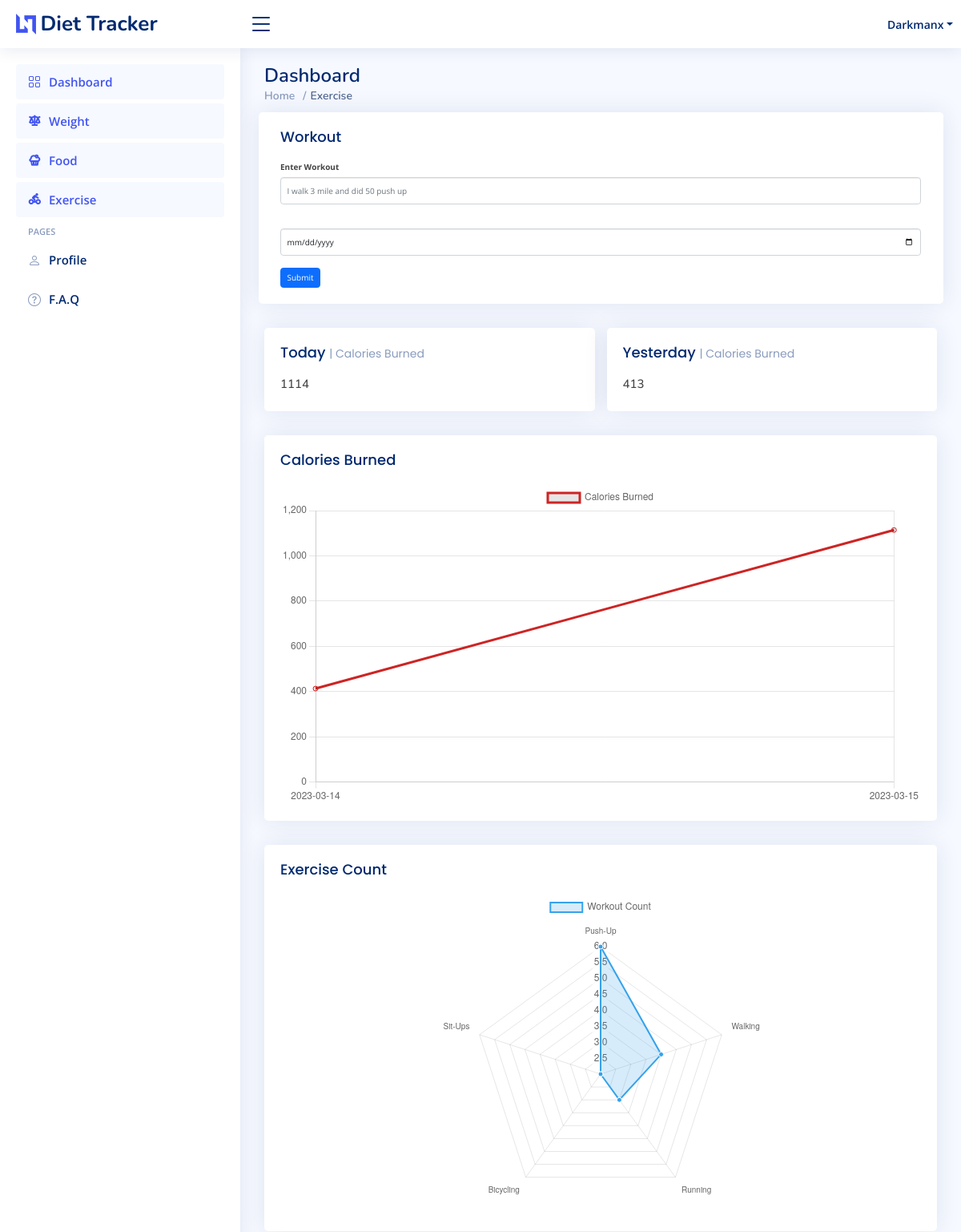
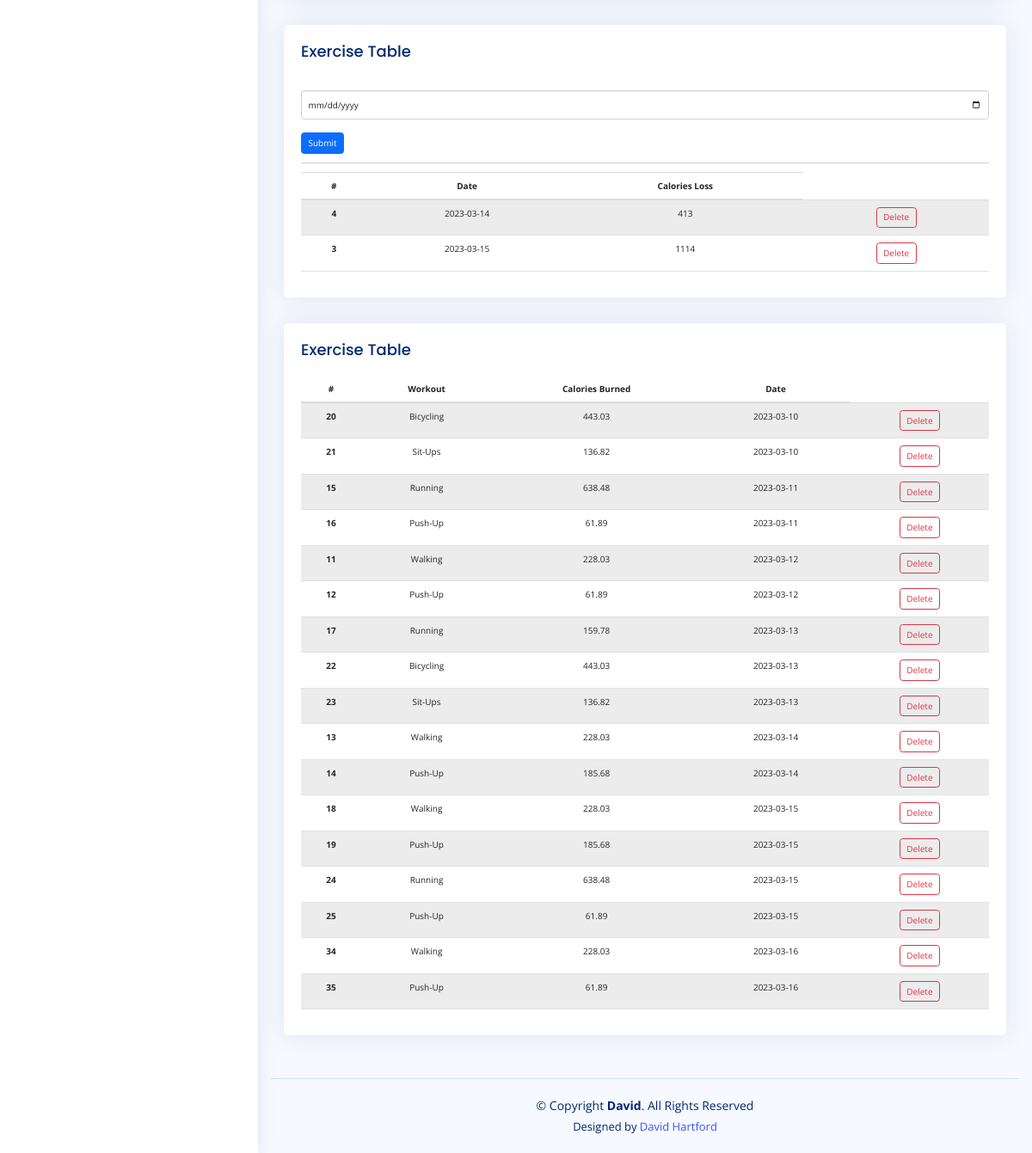
The app's page /exercise (signed in) with its own data (2 pictures, top to bottom).
### main.py (models this page shows)
class Users(UserMixin, db.Model):
    __tablename__ = "users"
    id = db.Column(db.Integer, primary_key=True)
    username = db.Column(db.String, unique=True, nullable=False)
    email = db.Column(db.String, unique=True, nullable=False)
    password = db.Column(db.String, nullable=False)
    s_weight = db.Column(db.Float, nullable=False)
    height = db.Column(db.Integer, nullable=False)
    age = db.Column(db.Integer, nullable=False)
    gender = db.Column(db.String, nullable=False)
    weights = db.relationship("Weight", backref="users")

class Losses(db.Model):
    __tablename__ = "loss"
    id = db.Column(db.Integer, primary_key=True)
    date = db.Column(db.String(250), nullable=False)
    total_calories_loss = db.Column(db.Integer, nullable=False, default=0)
    users_id = db.Column(db.Integer, db.ForeignKey("users.id"), nullable=False)

class Exercise(db.Model):
    __tablename__ = "exercise"
    id = db.Column(db.Integer, primary_key=True)
    item = db.Column(db.String(250), nullable=False)
    date = db.Column(db.String(250), nullable=False)
    calories = db.Column(db.Integer, nullable=False)
    exercise_id = db.Column(db.Integer, db.ForeignKey("users.id"), nullable=False)

### main.py (the view, shortened to what this page needs)
@app.route('/exercise', methods=["GET", "POST"])
def exercise():
    form = ExerciseForm()
    exercise_date = DateForm()
    user = Users.query.filter_by(id=current_user.id).first()
    if exercise_date.submit1.data and exercise_date.validate():
        burned_calories()
    db_exercise = Exercise.query.filter_by(exercise_id=current_user.id).order_by(asc(Exercise.date)).all()
    db_burns = Losses.query.filter_by(users_id=current_user.id).order_by(asc(Losses.date)).all()
    exercise_dict = count_exercise()
    workout_name = [key for key, value in exercise_dict.items()]
    workout_count = [value for key, value in exercise_dict.items()]
    burned_dates = get_all_weight_dates(Losses)
    burned_calorie = [cal.total_calories_loss for cal in db_burns]
    return render_template("exercise.html", form=form, current_user=current_user, exercise_date=exercise_date,
                           db_exercise=db_exercise, db_burns=db_burns, workout_name=workout_name,
                           workout_count=workout_count, burned_dates=burned_dates, burned_calorie=burned_calorie)

### forms.py
class ExerciseForm(FlaskForm):
    exercise = StringField("Enter Workout ", validators=[DataRequired()],
                           render_kw={"placeholder": "I walk 3 mile and did 50 push up"})
    date = DateField(' ', format='%Y-%m-%d', render_kw={"placeholder": date})
    submit = SubmitField('Submit')

class DateForm(FlaskForm):
    date = DateField(' ', format='%Y-%m-%d', render_kw={"placeholder": date})
    submit1 = SubmitField('Submit')

### main.py (called while the page is built)
@login_manager.user_loader
def load_user(user_id):
    return Users.query.get(int(user_id))

def get_all_weight_dates(table):
    db_weight = table.query.filter_by(users_id=current_user.id).order_by(asc(table.date)).all()
    date_weights = []
    for i in db_weight:
        date_weights.append(i.date)
    return date_weights

def count_exercise():
    db_exercise = Exercise.query.filter_by(exercise_id=current_user.id).all()
    all_exercises = [item.item for item in db_exercise]
    count = pd.Series(all_exercises).value_counts()
    exercise_dict = {}
    for name, num in count.items():
        exercise_dict[name] = num
    return exercise_dict

### templates/exercise.html
{% extends 'bootstrap/base.html' %}
{% import "bootstrap/wtf.html" as wtf %}
{% block content %}
{% include "header.html" %}
<main id="main" class="main">
    <div class="pagetitle">
        <h1>Dashboard</h1>
        <nav>
            <ol class="breadcrumb">
                <li class="breadcrumb-item"><a href="{{url_for('home')}}">Home</a></li>
                <li class="breadcrumb-item active">Exercise</li>
            </ol>
        </nav>
    </div>
    <div class="col-xl-12">
        <div class="row justify-content-center">
            <div class="card">
                <div class="card-body">
                    <h5 class="card-title">Workout</h5>
                    {{ wtf.quick_form(form, novalidate=True, button_map={"submit": "primary"}) }}
                </div>
            </div>
        </div>
    </div>
    <div class="col-xl-12">
        <div class="row justify-content-center">
            <div class="col-lg-6 col-md-6">
                <div class="card">
                    <div class="card-body">
                      <h5 class="card-title">Today <span>| Calories Burned</span> </h5>
                        <h4>{{ burned_calorie[-1] }}</h4>
                    </div>
                </div>
            </div>
            <div class="col-lg-6 col-md-6">
            <div class="card">
                    <div class="card-body">
                        <h5 class="card-title">Yesterday <span>| Calories Burned</span></h5>
                        <h4>{{ burned_calorie[-2] }}</h4>
                    </div>
                  </div>
            </div>
        </div>
    </div>
    <div class="row justify-content-center">
        <div class="col-xl-12">
          <div class="card">
            <div class="card-body">
              <h5 class="card-title">Calories Burned</h5>
              <canvas id="lineChart" style="max-height: 400px; display: block; box-sizing: border-box; height: 251px; width: 503px;" width="629" height="314"></canvas>
              <script>
                document.addEventListener("DOMContentLoaded", () => {
                  new Chart(document.querySelector('#lineChart'), {
                    type: 'line',
                    data: {
                      labels: {{ burned_dates | safe }},
                      datasets: [{
                        label: 'Calories Burned',
                        data: {{ burned_calorie | safe }},
                        fill: false,
                        borderColor: 'rgb(206,36,36)',
                        tension: 0.1
                      }]
                    },
                    options: {
                      scales: {
                        y: {
                          beginAtZero: true
                        }
                      }
                    }
                  });
                });
              </script>
            </div>
          </div>
        </div>
    </div>
    <div class="col-xl-12">
          <div class="card">
            <div class="card-body">
              <h5 class="card-title">Exercise Count</h5>
              <canvas id="radarChart" style="max-height: 400px; display: block; box-sizing: border-box; height: 400px; width: 466px;" width="583" height="500"></canvas>
              <script>
                document.addEventListener("DOMContentLoaded", () => {
                  new Chart(document.querySelector('#radarChart'), {
                    type: 'radar',
                    data: {
                      labels: {{ workout_name | safe }},
                      datasets: [{
                        label:  'Workout Count',
                        data: {{ workout_count | safe }},
                        fill: true,
                        backgroundColor: 'rgba(54, 162, 235, 0.2)',
                        borderColor: 'rgb(54, 162, 235)',
                        pointBackgroundColor: 'rgb(54, 162, 235)',
                        pointBorderColor: '#fff',
                        pointHoverBackgroundColor: '#fff',
                        pointHoverBorderColor: 'rgb(54, 162, 235)'
                      }]
                    },
                    options: {
                      elements: {
                        line: {
                          borderWidth: 2
                        }
                      }
                    }
                  });
                });
              </script>
            </div>
          </div>
        </div>
    <div class="card">
            <div class="card-body">
              <h5 class="card-title">Exercise Table</h5>
              <table class="table table-striped">
                {{ wtf.quick_form(exercise_date, novalidate=True, button_map={"submit1": "primary"}) }}
                <hr>
                <thead>
                  <tr>
                    <th scope="col">#</th>
                    <th scope="col">Date</th>
                    <th scope="col">Calories Loss</th>
                  </tr>
                </thead>
                <tbody>
                {% for losses in db_burns %}
                  <tr>
                    <th scope="row">{{ losses.id }}</th>
                    <td>{{ losses.date }}</td>
                    <td>{{ losses.total_calories_loss }}</td>
                    <td><a href="/delete_loss/{{ losses.id }}" class="btn btn-outline-danger btm-sm">Delete</a></td>
                  </tr>
                {% endfor %}
                </tbody>
              </table>
            </div>
          </div>
    <div class="card">
            <div class="card-body">
              <h5 class="card-title">Exercise Table</h5>
              <table class="table table-striped">
                <thead>
                  <tr>
                    <th scope="col">#</th>
                    <th scope="col">Workout</th>
                    <th scope="col">Calories Burned</th>
                    <th scope="col">Date</th>
                  </tr>
                </thead>
                <tbody>
                    {% for exercise in db_exercise %}
                      <tr>
                          <th scope="row">{{ exercise.id }}</th>
                          <td>{{ exercise.item }}</td>
                          <td>{{ exercise.calories }}</td>
                          <td>{{ exercise.date }}</td>
                          <td><a href="/delete_exercise/{{ exercise.id }}" class="btn btn-outline-danger btm-sm">Delete</a></td>
                      </tr>
                    {% endfor %}
                </tbody>
              </table>
            </div>
          </div>
</main>
{% include "footer.html" %}
{% endblock %}

### templates/header.html (shortened to what this page needs)
<!DOCTYPE html>
<html lang="en">
{% import "bootstrap/wtf.html" as wtf %}
<head>
  <link href="static/vendor/bootstrap/css/bootstrap.min.css" rel="stylesheet">
  <link href="static/vendor/bootstrap-icons/bootstrap-icons.css" rel="stylesheet">
  <link href="static/vendor/boxicons/css/boxicons.min.css" rel="stylesheet">
  <link href="static/vendor/quill/quill.snow.css" rel="stylesheet">
  <link href="static/vendor/quill/quill.bubble.css" rel="stylesheet">
  <link href="static/vendor/remixicon/remixicon.css" rel="stylesheet">
  <link href="static/vendor/simple-datatables/style.css" rel="stylesheet">
  <link href="static/css/style.css" rel="stylesheet">
</head>
<header id="header" class="header fixed-top d-flex align-items-center">
    <div class="d-flex align-items-center justify-content-between">
        <a href="{{url_for('home')}}" class="logo d-flex align-items-center">
            <img src="static/img/logo.png" alt="">
            <span class="d-none d-lg-block">Diet Tracker</span>
        </a>
        <i class="bi bi-list toggle-sidebar-btn"></i>
    </div>
    <nav class="header-nav ms-auto">
        <ul class="d-flex align-items-center">
            {% if current_user.is_authenticated: %}
            <li class="nav-item dropdown pe-3">
                <a class="nav-link nav-profile d-flex align-items-center pe-0" href="#" data-bs-toggle="dropdown">
                    <span class="d-none d-md-block dropdown-toggle ps-2">{{ current_user.username.title() }}</span>
                </a>
            </li>
            {% else: %}
            <li class="nav-item dropdown pe-3">
                <a class="nav-link nav-profile d-flex align-items-center pe-0"  data-bs-toggle="dropdown">
                    <img src="static/img/profile-img.jpg" alt="Profile" class="rounded-circle">
                    <span class="d-none d-md-block ps-2">Welcome</span>
                </a>
            {% endif %}
        </ul>
    </nav>
</header>
<aside id="sidebar" class="sidebar">
    <ul class="sidebar-nav" id="sidebar-nav">
        {% if current_user.is_authenticated: %}
        <li class="nav-item">
            <a class="nav-link " href="{{url_for('home')}}">
                <i class="bi bi-grid"></i>
                <span>Dashboard</span>
            </a>
        </li>
        <li class="nav-item">
            <a class="nav-link" href="{{url_for('weight')}}">
                <i class="ri-scales-3-line"></i><span>Weight</span>
            </a>
        </li>
        <li class="nav-item">
            <a class="nav-link" href="{{url_for('food')}}">
                <i class="ri-cake-3-line"></i><span>Food</span>
            </a>
        </li>
        <li class="nav-item">
            <a class="nav-link" href="{{url_for('exercise')}}">
                <i class="ri-riding-line"></i><span>Exercise</span>
            </a>
        </li>
        <li class="nav-heading">Pages</li>
        <li class="nav-item">
            <a class="nav-link collapsed" href="#">
                <i class="bi bi-person"></i>
                <span>Profile</span>
            </a>
        </li>
        <li class="nav-item">
            <a class="nav-link collapsed" href="#">
                <i class="bi bi-question-circle"></i>
                <span>F.A.Q</span>
            </a>
        </li>
        {% endif %}
    </ul>
</aside>

### static/css/style.css (style rules this page uses)
:root { scroll-behavior: smooth; }
body { font-family: "Open Sans", sans-serif; background: #f6f9ff; color: #444444; }
a { color: #4154f1; text-decoration: none; }
h1, h2, h3, h4, h5, h6 { font-family: "Nunito", sans-serif; }
tr { text-align: center; }
#main { margin-top: 60px; padding: 20px 30px; transition: all 0.3s; }
.pagetitle { margin-bottom: 10px; }
.pagetitle h1 { font-size: 24px; margin-bottom: 0; font-weight: 600; color: #012970; }
.card { margin-bottom: 30px; border: none; border-radius: 5px; box-shadow: 0px 0 30px rgba(1, 41, 112, 0.1); }
.card-title { padding: 20px 0 15px 0; font-size: 18px; font-weight: 500; color: #012970; font-family: "Poppins", sans-serif; }
.card-title span { color: #899bbd; font-size: 14px; font-weight: 400; }
.card-body { padding: 0 20px 20px 20px; }
.breadcrumb { font-size: 14px; font-family: "Nunito", sans-serif; color: #899bbd; font-weight: 600; }
.breadcrumb a { color: #899bbd; transition: 0.3s; }
.breadcrumb .breadcrumb-item::before { color: #899bbd; }
.breadcrumb .active { color: #51678f; font-weight: 600; }
.logo { line-height: 1; }
@media (min-width: 1200px) { .logo { width: 280px; } }
.logo img { max-height: 26px; margin-right: 6px; }
.logo span { font-size: 26px; font-weight: 700; color: #012970; font-family: "Nunito", sans-serif; }
.header { transition: all 0.5s; z-index: 997; height: 60px; box-shadow: 0px 2px 20px rgba(1, 41, 112, 0.1); background-color: #fff; padding-left: 20px; }
.header .toggle-sidebar-btn { font-size: 32px; padding-left: 10px; cursor: pointer; color: #012970; }
.header-nav ul { list-style: none; }
.header-nav>ul { margin: 0; padding: 0; }
.header-nav .nav-profile { color: #012970; }
.header-nav .nav-profile span { font-size: 14px; font-weight: 600; }
.sidebar { position: fixed; top: 60px; left: 0; bottom: 0; width: 300px; z-index: 996; transition: all 0.3s; padding: 20px; overflow-y: auto; scrollbar-width: thin; scrollbar-color: #aab7cf transparent; box-shadow: 0px 0px 20px rgba(1, 41, 112, 0.1); background-color: #fff; }
@media (min-width: 1200px) { #main, #footer { margin-left: 300px; } }
.sidebar-nav { padding: 0; margin: 0; list-style: none; }
.sidebar-nav li { padding: 0; margin: 0; list-style: none; }
.sidebar-nav .nav-item { margin-bottom: 5px; }
.sidebar-nav .nav-heading { font-size: 11px; text-transform: uppercase; color: #899bbd; font-weight: 600; margin: 10px 0 5px 15px; }
.sidebar-nav .nav-link { display: flex; align-items: center; font-size: 15px; font-weight: 600; color: #4154f1; transition: 0.3; background: #f6f9ff; padding: 10px 15px; border-radius: 4px; }
.sidebar-nav .nav-link i { font-size: 16px; margin-right: 10px; color: #4154f1; }
.sidebar-nav .nav-link.collapsed { color: #012970; background: #fff; }
.sidebar-nav .nav-link.collapsed i { color: #899bbd; }

### records on screen
Users: username "Darkmanx"
Losses: total_calories_loss "1114", id "3", date "2023-03-15"
Losses: total_calories_loss "413", id "4", date "2023-03-14"
Exercise: id "20", item "Bicycling", calories "443.03", date "2023-03-10"
Exercise: id "21", item "Sit-Ups", calories "136.82", date "2023-03-10"
Exercise: id "15", item "Running", calories "638.48", date "2023-03-11"
Exercise: id "16", item "Push-Up", calories "61.89", date "2023-03-11"
Exercise: id "11", item "Walking", calories "228.03", date "2023-03-12"
Exercise: id "12", item "Push-Up", calories "61.89", date "2023-03-12"
Exercise: id "17", item "Running", calories "159.78", date "2023-03-13"
Exercise: id "22", item "Bicycling", calories "443.03", date "2023-03-13"
Exercise: id "23", item "Sit-Ups", calories "136.82", date "2023-03-13"
Exercise: id "13", item "Walking", calories "228.03", date "2023-03-14"
Exercise: id "14", item "Push-Up", calories "185.68", date "2023-03-14"
Exercise: id "18", item "Walking", calories "228.03", date "2023-03-15"
Exercise: id "19", item "Push-Up", calories "185.68", date "2023-03-15"
Exercise: id "24", item "Running", calories "638.48", date "2023-03-15"
Exercise: id "25", item "Push-Up", calories "61.89", date "2023-03-15"
Exercise: id "34", item "Walking", calories "228.03", date "2023-03-16"
Exercise: id "35", item "Push-Up", calories "61.89", date "2023-03-16"

### other values on screen
chart data {{ burned_dates | safe }} ['2023-03-14', '2023-03-15']
chart data {{ burned_calorie | safe }} [413, 1114]
chart data {{ workout_name | safe }} ['Push-Up', 'Walking', 'Running', 'Bicycling', 'Sit-Ups']
chart data {{ workout_count | safe }} [6, 4, 3, 2, 2]
